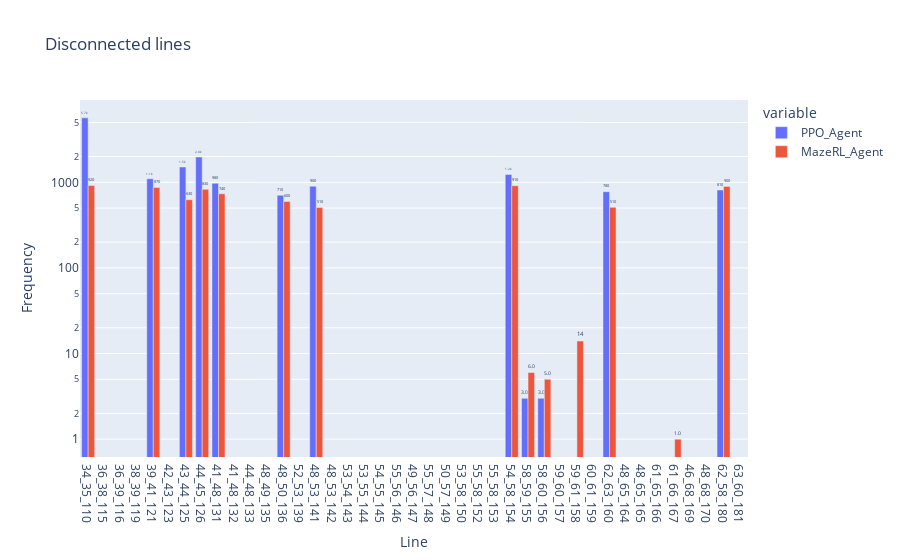

Notebook source saved alongside this figure:
### Markdown cell above
In the same manner, we can visualized and compare the disconnected lines.

### Code cell
chart_title = "Disconnected lines"

agts.plot_lines_impact(
    agents_results, 
    disconnected=True, 
    title = chart_title,
)

### Figure 1 — Plotly figure (JSON) as saved in the notebook; plotly's stock layout.template omitted (floating-point values rounded to 4 significant figures)
{"data": [{"alignmentgroup": "True", "cliponaxis": false, "hovertemplate": "variable=PPO_Agent<br>Line=%{x}<br>Frequency=%{y}<extra></extra>", "legendgroup": "PPO_Agent", "marker": {"color": "#636efa", "pattern": {"shape": ""}}, "name": "PPO_Agent", "offsetgroup": "wide_variable_0", "orientation": "v", "showlegend": true, "textangle": 0, "textfont": {"size": 12}, "textposition": "outside", "texttemplate": "%{y:.2s}", "type": "bar", "x": ["34_35_110", "36_38_115", "36_39_116", "38_39_119", "39_41_121", "42_43_123", "43_44_125", "44_45_126", "41_48_131", "41_48_132", "44_48_133", "48_49_135", "48_50_136", "52_53_139", "48_53_141", "48_53_142", "53_54_143", "53_55_144", "54_55_145", "55_56_146", "49_56_147", "55_57_148", "50_57_149", "53_58_150", "55_58_152", "55_58_153", "54_58_154", "58_59_155", "58_60_156", "59_60_157", "59_61_158", "60_61_159", "62_63_160", "48_65_164", "48_65_165", "61_65_166", "61_66_167", "46_68_169", "48_68_170", "62_58_180", "63_60_181"], "xaxis": "x", "y": [5660, 0, 0, 0, 1101, 0, 1509, 1975, 975, 0, 0, 0, 705, 0, 900, 0, 0, 0, 0, 0, 0, 0, 0, 0, 0, 0, 1234, 3, 3, 0, 0, 0, 777, 0, 0, 0, 0, 0, 0, 814, 0], "yaxis": "y"}, {"alignmentgroup": "True", "cliponaxis": false, "hovertemplate": "variable=MazeRL_Agent<br>Line=%{x}<br>Frequency=%{y}<extra></extra>", "legendgroup": "MazeRL_Agent", "marker": {"color": "#EF553B", "pattern": {"shape": ""}}, "name": "MazeRL_Agent", "offsetgroup": "wide_variable_1", "orientation": "v", "showlegend": true, "textangle": 0, "textfont": {"size": 12}, "textposition": "outside", "texttemplate": "%{y:.2s}", "type": "bar", "x": ["34_35_110", "36_38_115", "36_39_116", "38_39_119", "39_41_121", "42_43_123", "43_44_125", "44_45_126", "41_48_131", "41_48_132", "44_48_133", "48_49_135", "48_50_136", "52_53_139", "48_53_141", "48_53_142", "53_54_143", "53_55_144", "54_55_145", "55_56_146", "49_56_147", "55_57_148", "50_57_149", "53_58_150", "55_58_152", "55_58_153", "54_58_154", "58_59_155", "58_60_156", "59_60_157", "59_61_158", "60_61_159", "62_63_160", "48_65_164", "48_65_165", "61_65_166", "61_66_167", "46_68_169", "48_68_170", "62_58_180", "63_60_181"], "xaxis": "x", "y": [917, null, null, null, 869, 0, 626, 828, 735, null, 0, 0, 597, 0, 507, 0, null, null, 0, 0, 0, 0, 0, 0, 0, 0, 912, 6, 5, 0, 14, 0, 510, 0, 0, 0, 1, null, 0, 896, 0], "yaxis": "y"}], "layout": {"barmode": "group", "legend": {"title": {"text": "variable"}, "tracegroupgap": 0}, "title": {"text": "Disconnected lines"}, "xaxis": {"anchor": "y", "domain": [0, 1], "title": {"text": "Line"}}, "yaxis": {"anchor": "x", "domain": [0, 1], "title": {"text": "Frequency"}, "type": "log"}}}
